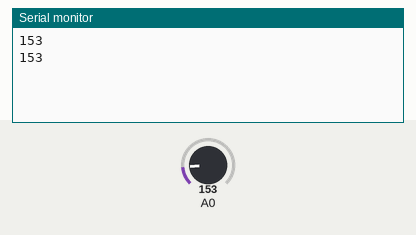
The sketch below on a simulated Arduino Uno, built with avr-gcc and run on an emulated ATmega328P. Shown: the last lines printed to the serial monitor. Inputs (shaded band) come from the test bench; at power-on: A0 = 153.

Above: at 2.8 s.
2.9 s: A0 set to 165
At 3.8 s:
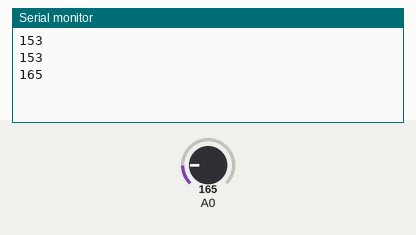
4.4 s: A0 set to 175
At 5.8 s:
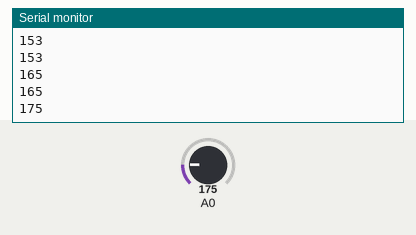
Timing chart, 0 to 7.4 s (numbered marks = the images above; inputs shaded):
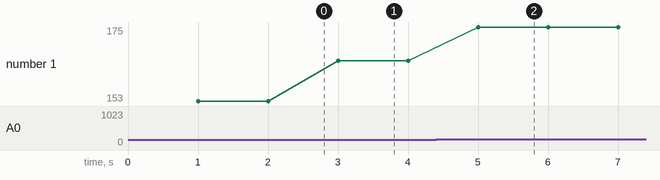

The sketch:

sketch31.ino
```cpp
/* Prof. Michele Maffucci
   25.03.2014

   Rilevare il valore restituito dalla analogRead()
   utilizzando il sensore di temperatura TMP36

   Questo codice è di dominio pubblico

*/

void setup()
{
  Serial.begin(9600);         // inizializzazione della porta seriale

}

void loop()
{
  delay(1000);                // si effettuano rilevazioni
                              // ogni secondo
  int valore = analogRead(0);
  Serial.println(valore);     // stampa sulla Serial monitor
                              // il valore letto dal sensore
}
```

Measured:
- after the input at 2.9 s, the serial monitor: prints a new line after 0.10 s (image 1)
- after the input at 4.4 s, the serial monitor: prints a new line after 0.60 s (image 2)
- plotted number 1: 153 → 165 after the input at 2.9 s, 165 → 175 after the input at 4.4 s
